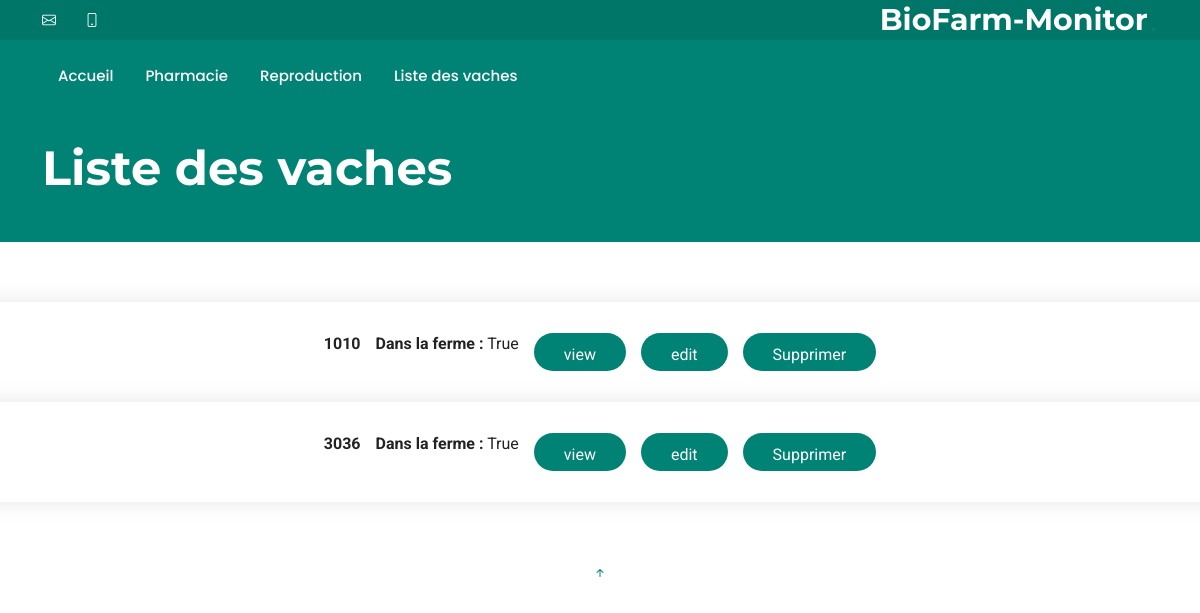
Before: /cow_liste with the older database file.
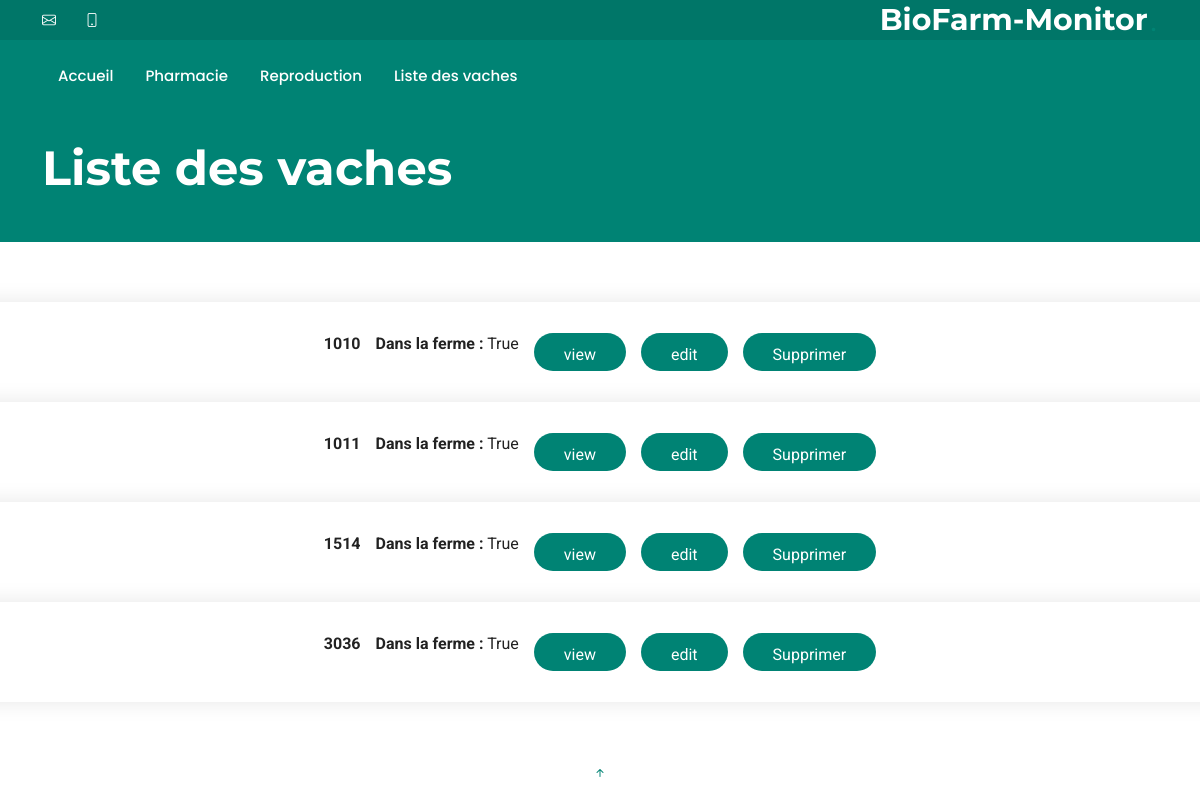
After: the same page with the newer database file.
### web_app/models.py (models this page shows, shortened)
class Cow(db.Model):
    id = Column(Integer, primary_key=True)  # numero Vache
    cow_cares = Column(MutableList.as_mutable(
        PickleType), default=list, nullable=False)
    info = Column(MutableList.as_mutable(PickleType),
                  default=list, nullable=False)
    in_farm = Column(Boolean)  # faux si vache sortie expoitation
    born_date = Column(DATE)  # date de naissance de la vache
    reproduction = Column(
        MutableList.as_mutable(PickleType), default=list, nullable=False
    )

### web_app/views.py (the view)
@app.route("/cow_liste", methods=["GET"])
def cow_liste():
    return render_template("cow_liste.html")

### web_app/models.py (called while the page is built)
    @staticmethod
    def get_all_cows() -> list[Cow]:
        return Cow.query.all()

### web_app/templates/cow_liste.html (shortened to what this page needs)
{% extends 'base.html' %}
{% block body_class %}
  "index-page"
{% endblock %}
{% block page_title %}
  Liste des vaches
{% endblock %}
{% block content %}
  <section id="cow_liste" class="contact section">
    <div class="col-12">
      {% for cow in get_all_cows() %}
      <div class="row row-cols-1 row-cols-lg-5 g-5 justify-content-center" id="cow-block-{{ cow.id }}">
        <div class="php-email-form mt-5">
          <div class="col d-flex flex-column align-items-center text-center">
            <p>
              <strong>{{ cow.id }}</strong>
            </p>
          </div>
          <div class="col d-flex flex-column align-items-center text-center">
            <p>
              <strong>Dans la ferme :</strong> {{ cow.in_farm }}
            </p>
          </div>
          <div class="col d-flex flex-column align-items-center text-center">
            <form action="{{ url_for('view_cow', cow_id=cow.id) }}" method="POST" enctype="multipart/form-data">
              <button type="submit" class="btn btn-primary">view</button>
            </form>
          </div>
          <div class="col d-flex flex-column align-items-center text-center">
            <form action="{{ url_for('edit_cow', cow_id=cow.id) }}" method="POST" enctype="multipart/form-data">
              <button type="submit" class="btn btn-primary">edit</button>
            </form>
          </div>
          <div class="col d-flex flex-column align-items-center text-center">
            <form id="form-suppress-{{ cow.id }}" action="{{ url_for('suppress_cow', cow_id=cow.id) }}" method="POST" enctype="multipart/form-data" class="ajax-form">
              <button type="submit" class="btn btn-danger">Supprimer</button>
            </form>
          </div>
        </div>
        </div>
        {% endfor %}
      </div>
  </section>
{% endblock %}

### web_app/templates/base.html (shortened to what this page needs)
<!doctype html>
<html lang="fr">
  <head>
    <link href="{{ url_for('static', filename='vendor/bootstrap/css/bootstrap.min.css') }}" rel="stylesheet">
    <link href="{{ url_for('static', filename='vendor/bootstrap-icons/bootstrap-icons.css') }}" rel="stylesheet">
    <link href="{{ url_for('static', filename='vendor/aos/aos.css') }}" rel="stylesheet">
    <link href="{{ url_for('static', filename='vendor/glightbox/css/glightbox.min.css') }}" rel="stylesheet">
    <link href="{{ url_for('static', filename='vendor/swiper/swiper-bundle.min.css') }}" rel="stylesheet">
    <link href="{{ url_for('static', filename='css/main.css') }}" rel="stylesheet">
  </head>
  <body class={% block body_class %} {% endblock %}>
    <header id="header" class="header fixed-top">
        <div class="topbar d-flex align-items-center">
          <div class="container d-flex justify-content-center justify-content-md-between">
            <div class="contact-info d-flex align-items-center">
              <i class="bi bi-envelope d-flex align-items-center"><a href="mailto:contact@"></a></i>
              <i class="bi bi-phone d-flex align-items-center ms-4"></i>
            </div>
            <a href="/" class="logo d-flex align-items-center">
              <h1 class="sitename">BioFarm-Monitor</h1>
              <span>.</span>
            </a>
          </div>
        </div>
        <div class="branding d-flex align-items-center">
          <div class="container position-relative d-flex align-items-center justify-content-between">
            <nav id="navmenu" class="navmenu">
              <ul>
                <li><a href="/" class="active">Accueil<br></a></li>
                <li><a href="/pharmacie">Pharmacie</a></li>
                <li><a href="/reproduction">Reproduction</a></li>
                <li><a href="/cow_liste">Liste des vaches</a></li>
              </ul>
            </nav>
          </div>
        </div>
      </header>
      <main class="main">
      <section class="hero section accent-background">
        <div class="container position-relative">
          <div class="row gy-5 justify-content-between">
            <div class="col-lg-6 order-2 order-lg-1 d-flex flex-column justify-content-center">
              <h2><span class="accent">{% block page_title %} {% endblock page_title %}</span></h2>
            <div class="col-lg-5 order-1 order-lg-2">
            </div>
          </div>
        </div>
      </section>
        {% block content %}
        {% endblock %}
    </main>
  <a href="#" id="scroll-top" class="scroll-top d-flex align-items-center justify-content-center"><i class="bi bi-arrow-up-short"></i></a>
  </body>
</html>

### web_app/static/css/main.css (style rules this page uses)
:root { --default-font: "Roboto", system-ui, -apple-system, "Segoe UI", Roboto, "Helvetica Neue", Arial, "Noto Sans", "Liberation Sans", sans-serif, "Apple Color Emoji", "Segoe UI Emoji", "Segoe UI Symbol", "Noto Color Emoji"; --heading-font: "Montserrat", sans-serif; --nav-font: "Poppins", sans-serif; }
:root { --background-color: #ffffff; --default-color: #222222; --heading-color: #172a28; --accent-color: #008374; --surface-color: #ffffff; --contrast-color: #ffffff; }
:root { --nav-color: #ffffff; --nav-hover-color: #008374; --nav-mobile-background-color: #ffffff; --nav-dropdown-background-color: #ffffff; --nav-dropdown-color: #01433c; --nav-dropdown-hover-color: #008374; }
.accent-background { --background-color: #008374; --default-color: #ffffff; --heading-color: #ffffff; --accent-color: #ffffff; --surface-color: #00b6a1; --contrast-color: #ffffff; }
:root { scroll-behavior: smooth; }
body { color: var(--default-color); background-color: var(--background-color); font-family: var(--default-font); }
a { color: var(--accent-color); text-decoration: none; transition: 0.3s; }
h1, h2, h3, h4, h5, h6 { color: var(--heading-color); font-family: var(--heading-font); }
.php-email-form { display: flex; justify-content: center; align-items: center; gap: 15px; flex-wrap: nowrap; }
.php-email-form>* { flex: none; width: auto; margin-bottom: 0; }
.php-email-form button { padding: 8px 20px; height: 38px; font-size: 1rem; align-self: stretch; }
.header { --background-color: #008374; --heading-color: #ffffff; color: var(--default-color); transition: all 0.5s; z-index: 997; background-color: var(--background-color); }
.header .topbar { background-color: color-mix(in srgb, var(--accent-color) 90%, black 10%); height: 40px; padding: 0; font-size: 14px; transition: all 0.5s; }
.header .topbar .contact-info i { font-style: normal; color: var(--contrast-color); }
.header .branding { min-height: 60px; padding: 10px 0; }
.header .logo { line-height: 1; }
.header .logo h1 { font-size: 30px; margin: 0; font-weight: 700; color: var(--heading-color); }
.header .logo span { font-size: 32px; margin-left: 2px; color: var(--nav-hover-color); }
@media (min-width: 1200px) { .navmenu { padding: 0; } }
@media (min-width: 1200px) { .navmenu ul { margin: 0; padding: 0; display: flex; list-style: none; align-items: center; } }
@media (min-width: 1200px) { .navmenu li { position: relative; } }
@media (min-width: 1200px) { .navmenu>ul>li { white-space: nowrap; padding: 15px 14px; } }
@media (min-width: 1200px) { .navmenu>ul>li:last-child { padding-right: 0; } }
@media (min-width: 1200px) { .navmenu a, .navmenu a:focus { color: var(--nav-color); font-size: 15px; padding: 0 2px; font-family: var(--nav-font); font-weight: 500; display: flex; align-items: center; justify-content: space-between; white-space: nowrap; transition: 0.3s; position: relative; } }
@media (min-width: 1200px) { .navmenu>ul>li>a:before { content: ""; position: absolute; height: 2px; bottom: -6px; left: 0; background-color: var(--nav-hover-color); visibility: hidden; width: 0px; transition: all 0.3s ease-in-out 0s; } }
@media (min-width: 1200px) { .navmenu a:hover:before, .navmenu li:hover>a:before, .navmenu .active:before { visibility: visible; width: 100%; } }
@media (min-width: 1200px) { .navmenu li:hover>a, .navmenu .active, .navmenu .active:focus { color: var(--nav-color); } }
section, .section { color: var(--default-color); background-color: var(--background-color); padding: 60px 0; scroll-margin-top: 112px; overflow: clip; }
.hero { width: 100%; position: relative; padding: 140px 0 0 0; }
.hero .container { position: relative; z-index: 3; }
.hero h2 { font-size: 48px; font-weight: 700; margin-bottom: 20px; }
.hero h2 .accent { color: var(--conrast-color); }
.contact .php-email-form { background-color: var(--surface-color); box-shadow: 0px 0px 20px rgba(0, 0, 0, 0.1); width: 100%; height: 100%; padding: 30px; }
.contact .php-email-form button[type=submit] { color: var(--contrast-color); background: var(--accent-color); border: 0; padding: 10px 30px; transition: 0.4s; border-radius: 50px; }

Changed rows visible on the page:
added Cow: id "1011", in_farm "True"
added Cow: id "1514", in_farm "True"
